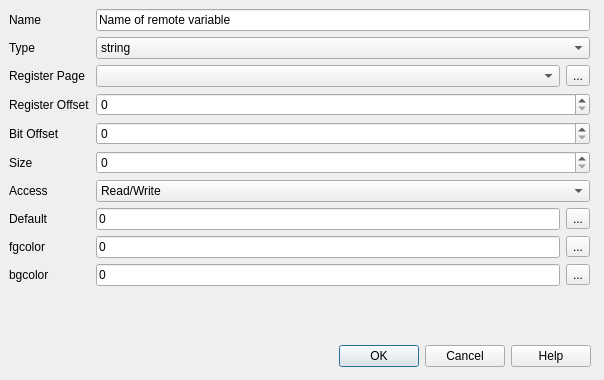
<?xml version="1.0" encoding="UTF-8"?>
<ui version="4.0">
 <class>CDlgMdfRemoteVar</class>
 <widget class="QDialog" name="CDlgMdfRemoteVar">
  <property name="geometry">
   <rect>
    <x>0</x>
    <y>0</y>
    <width>604</width>
    <height>380</height>
   </rect>
  </property>
  <property name="windowTitle">
   <string>Register variable</string>
  </property>
  <widget class="QDialogButtonBox" name="buttonBox_2">
   <property name="geometry">
    <rect>
     <x>10</x>
     <y>340</y>
     <width>581</width>
     <height>32</height>
    </rect>
   </property>
   <property name="orientation">
    <enum>Qt::Horizontal</enum>
   </property>
   <property name="standardButtons">
    <set>QDialogButtonBox::Cancel|QDialogButtonBox::Help|QDialogButtonBox::Ok</set>
   </property>
   <property name="centerButtons">
    <bool>false</bool>
   </property>
  </widget>
  <widget class="QWidget" name="formLayoutWidget">
   <property name="geometry">
    <rect>
     <x>9</x>
     <y>9</y>
     <width>581</width>
     <height>323</height>
    </rect>
   </property>
   <layout class="QFormLayout" name="formLayout">
    <item row="0" column="0">
     <widget class="QLabel" name="label_2">
      <property name="text">
       <string>Name</string>
      </property>
     </widget>
    </item>
    <item row="0" column="1">
     <widget class="QLineEdit" name="editName">
      <property name="toolTip">
       <string>Name of remote variable</string>
      </property>
      <property name="text">
       <string>Name of remote variable</string>
      </property>
     </widget>
    </item>
    <item row="1" column="0">
     <widget class="QLabel" name="label">
      <property name="text">
       <string>Type</string>
      </property>
     </widget>
    </item>
    <item row="1" column="1">
     <widget class="QComboBox" name="comboType">
      <property name="toolTip">
       <string>Type for remote variable</string>
      </property>
      <item>
       <property name="text">
        <string>string</string>
       </property>
      </item>
      <item>
       <property name="text">
        <string>block</string>
       </property>
      </item>
      <item>
       <property name="text">
        <string>bool</string>
       </property>
      </item>
      <item>
       <property name="text">
        <string>int8 (1) - aka char</string>
       </property>
      </item>
      <item>
       <property name="text">
        <string>uint8 (1) - aka byte</string>
       </property>
      </item>
      <item>
       <property name="text">
        <string>int16 (2) - aka short, integer</string>
       </property>
      </item>
      <item>
       <property name="text">
        <string>uint16 (2) - </string>
       </property>
      </item>
      <item>
       <property name="text">
        <string>int32 (4) - aka long</string>
       </property>
      </item>
      <item>
       <property name="text">
        <string>uint32(4) - aka ulong</string>
       </property>
      </item>
      <item>
       <property name="text">
        <string>int64 (8)</string>
       </property>
      </item>
      <item>
       <property name="text">
        <string>uint64 (8)</string>
       </property>
      </item>
      <item>
       <property name="text">
        <string>float (4)</string>
       </property>
      </item>
      <item>
       <property name="text">
        <string>double (8)</string>
       </property>
      </item>
      <item>
       <property name="text">
        <string>date (4)</string>
       </property>
      </item>
      <item>
       <property name="text">
        <string>time (4)</string>
       </property>
      </item>
     </widget>
    </item>
    <item row="2" column="0">
     <widget class="QLabel" name="label_4">
      <property name="text">
       <string>Register Page</string>
      </property>
     </widget>
    </item>
    <item row="2" column="1">
     <layout class="QHBoxLayout" name="horizontalLayout_3">
      <item>
       <widget class="QComboBox" name="comboPage"/>
      </item>
      <item>
       <widget class="QToolButton" name="toolBtnAddPage">
        <property name="text">
         <string>...</string>
        </property>
       </widget>
      </item>
     </layout>
    </item>
    <item row="3" column="0">
     <widget class="QLabel" name="label_5">
      <property name="text">
       <string>Register Offset</string>
      </property>
     </widget>
    </item>
    <item row="3" column="1">
     <widget class="QSpinBox" name="spinOffset"/>
    </item>
    <item row="6" column="0">
     <widget class="QLabel" name="label_7">
      <property name="text">
       <string>Size</string>
      </property>
     </widget>
    </item>
    <item row="6" column="1">
     <widget class="QSpinBox" name="spinPan"/>
    </item>
    <item row="7" column="0">
     <widget class="QLabel" name="label_3">
      <property name="text">
       <string>Access</string>
      </property>
     </widget>
    </item>
    <item row="7" column="1">
     <widget class="QComboBox" name="comboAccess">
      <property name="toolTip">
       <string>Access rights for reemote variable</string>
      </property>
      <item>
       <property name="text">
        <string>Read/Write</string>
       </property>
      </item>
      <item>
       <property name="text">
        <string>Read Only</string>
       </property>
      </item>
      <item>
       <property name="text">
        <string>Write Only</string>
       </property>
      </item>
     </widget>
    </item>
    <item row="8" column="0">
     <widget class="QLabel" name="label_12">
      <property name="text">
       <string>Default</string>
      </property>
     </widget>
    </item>
    <item row="8" column="1">
     <layout class="QHBoxLayout" name="horizontalLayout_4">
      <item>
       <widget class="QLineEdit" name="editDefault">
        <property name="toolTip">
         <string>Default value for remote variable</string>
        </property>
        <property name="text">
         <string>0</string>
        </property>
       </widget>
      </item>
      <item>
       <widget class="QToolButton" name="btnSetUndef">
        <property name="text">
         <string>...</string>
        </property>
       </widget>
      </item>
     </layout>
    </item>
    <item row="9" column="0">
     <widget class="QLabel" name="label_13">
      <property name="text">
       <string>fgcolor</string>
      </property>
     </widget>
    </item>
    <item row="9" column="1">
     <layout class="QHBoxLayout" name="horizontalLayout_2">
      <item>
       <widget class="QLineEdit" name="editFgColor">
        <property name="toolTip">
         <string>Recommended foreground color code for rendering softare</string>
        </property>
        <property name="text">
         <string>0</string>
        </property>
       </widget>
      </item>
      <item>
       <widget class="QToolButton" name="btnSetFgColor">
        <property name="text">
         <string>...</string>
        </property>
       </widget>
      </item>
     </layout>
    </item>
    <item row="10" column="0">
     <widget class="QLabel" name="label_11">
      <property name="text">
       <string>bgcolor</string>
      </property>
     </widget>
    </item>
    <item row="10" column="1">
     <layout class="QHBoxLayout" name="horizontalLayout">
      <item>
       <widget class="QLineEdit" name="editBgColor">
        <property name="toolTip">
         <string>Recommended background color code for rendering softare</string>
        </property>
        <property name="text">
         <string>0</string>
        </property>
       </widget>
      </item>
      <item>
       <widget class="QToolButton" name="btnSetBgColor">
        <property name="text">
         <string>...</string>
        </property>
       </widget>
      </item>
     </layout>
    </item>
    <item row="4" column="0">
     <widget class="QLabel" name="label_6">
      <property name="text">
       <string>Bit Offset</string>
      </property>
     </widget>
    </item>
    <item row="4" column="1">
     <widget class="QSpinBox" name="spinBitOffset"/>
    </item>
   </layout>
  </widget>
 </widget>
 <resources/>
 <connections/>
</ui>
